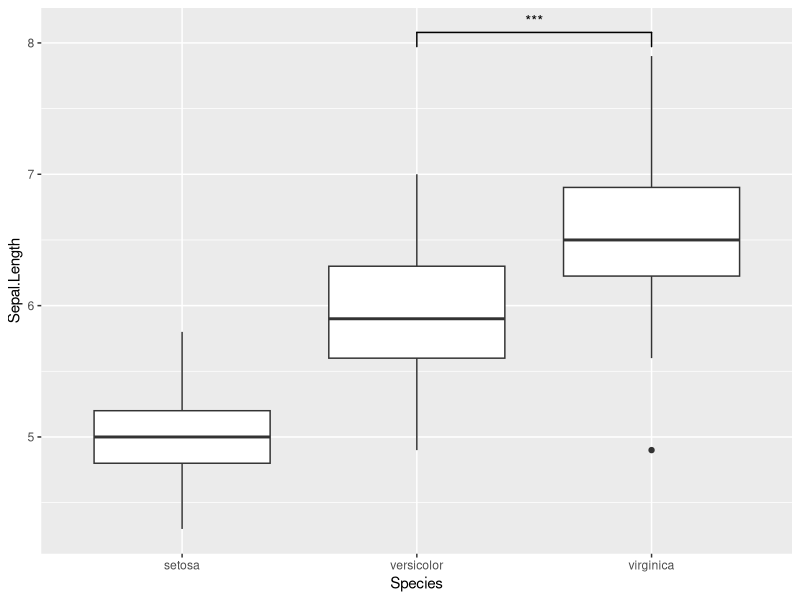
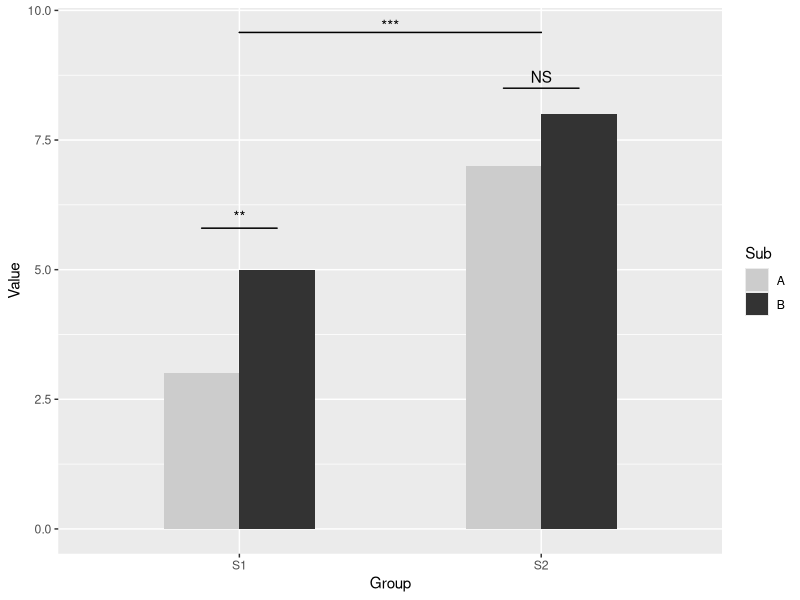
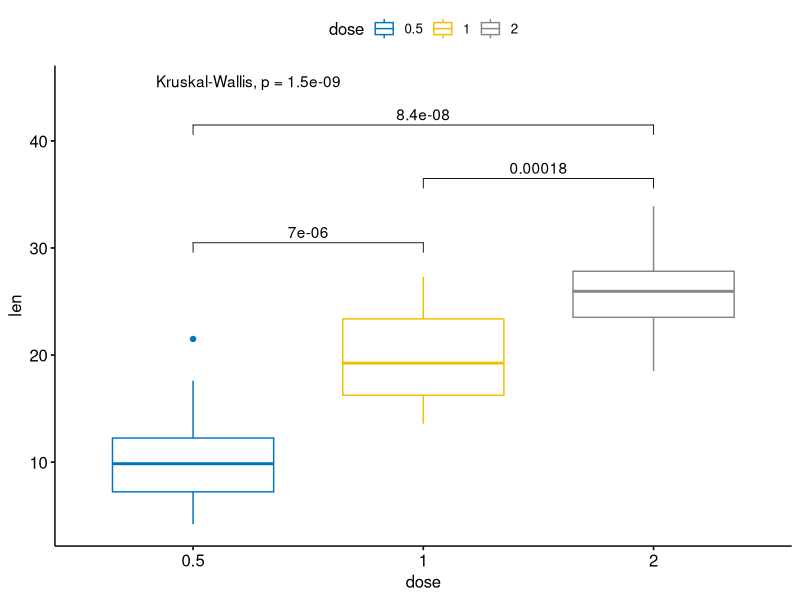

These charts were generated, in order, by the following R code:
#
# Option 1
#

install.packages(c("gglot2", "ggsignif", "ggpubr"))

library(ggplot2)
library(ggsignif)

ggplot(iris, aes(x=Species, y=Sepal.Length)) + 
  geom_boxplot() +
  geom_signif(comparisons = list(c("versicolor", "virginica")), 
              map_signif_level=TRUE)


#
# Option 2
#

dat <- data.frame(Group = c("S1", "S1", "S2", "S2"),
                  Sub   = c("A", "B", "A", "B"),
                  Value = c(3,5,7,8))  

ggplot(dat, aes(Group, Value)) +
  geom_bar(aes(fill = Sub), stat="identity", position="dodge", width=.5) +
  geom_signif(stat="identity",
              data=data.frame(x=c(0.875, 1.875), xend=c(1.125, 2.125),
                              y=c(5.8, 8.5), annotation=c("**", "NS")),
              aes(x=x,xend=xend, y=y, yend=y, annotation=annotation)) +
  geom_signif(comparisons=list(c("S1", "S2")), annotations="***",
              y_position = 9.3, tip_length = 0, vjust=0.4) +
  scale_fill_manual(values = c("grey80", "grey20"))


#
# Option 3
#

library(ggpubr)

my_comparisons = list( c("0.5", "1"), c("1", "2"), c("0.5", "2") )

ggboxplot(ToothGrowth, x = "dose", y = "len",
          color = "dose", palette = "jco")+ 
  stat_compare_means(comparisons = my_comparisons, label.y = c(29, 35, 40))+
  stat_compare_means(label.y = 45)